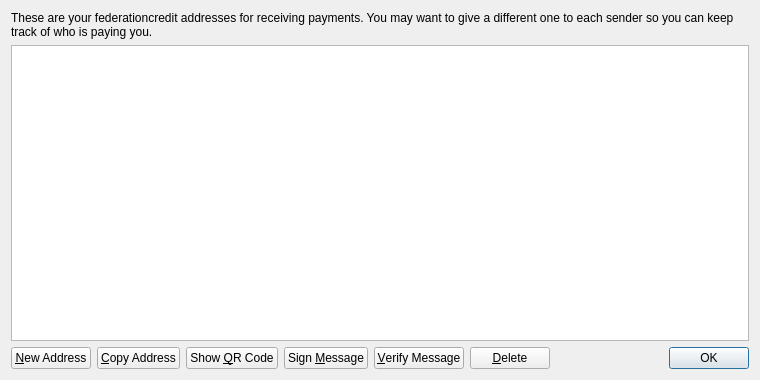
<?xml version="1.0" encoding="UTF-8"?>
<ui version="4.0">
 <class>AddressBookPage</class>
 <widget class="QWidget" name="AddressBookPage">
  <property name="geometry">
   <rect>
    <x>0</x>
    <y>0</y>
    <width>760</width>
    <height>380</height>
   </rect>
  </property>
  <property name="windowTitle">
   <string>Address Book</string>
  </property>
  <layout class="QVBoxLayout" name="verticalLayout">
   <item>
    <widget class="QLabel" name="labelExplanation">
     <property name="text">
      <string>These are your federationcredit addresses for receiving payments. You may want to give a different one to each sender so you can keep track of who is paying you.</string>
     </property>
     <property name="textFormat">
      <enum>Qt::PlainText</enum>
     </property>
     <property name="wordWrap">
      <bool>true</bool>
     </property>
    </widget>
   </item>
   <item>
    <widget class="QTableView" name="tableView">
     <property name="contextMenuPolicy">
      <enum>Qt::CustomContextMenu</enum>
     </property>
     <property name="toolTip">
      <string>Double-click to edit address or label</string>
     </property>
     <property name="tabKeyNavigation">
      <bool>false</bool>
     </property>
     <property name="alternatingRowColors">
      <bool>true</bool>
     </property>
     <property name="selectionMode">
      <enum>QAbstractItemView::SingleSelection</enum>
     </property>
     <property name="selectionBehavior">
      <enum>QAbstractItemView::SelectRows</enum>
     </property>
     <property name="sortingEnabled">
      <bool>true</bool>
     </property>
     <attribute name="verticalHeaderVisible">
      <bool>false</bool>
     </attribute>
    </widget>
   </item>
   <item>
    <layout class="QHBoxLayout" name="horizontalLayout">
     <item>
      <widget class="QPushButton" name="newAddressButton">
       <property name="toolTip">
        <string>Create a new address</string>
       </property>
       <property name="text">
        <string>&amp;New Address</string>
       </property>
       <property name="icon">
        <iconset resource="../federationcredit.qrc">
         <normaloff>:/icons/add</normaloff>:/icons/add</iconset>
       </property>
      </widget>
     </item>
     <item>
      <widget class="QPushButton" name="copyToClipboard">
       <property name="toolTip">
        <string>Copy the currently selected address to the system clipboard</string>
       </property>
       <property name="text">
        <string>&amp;Copy Address</string>
       </property>
       <property name="icon">
        <iconset resource="../federationcredit.qrc">
         <normaloff>:/icons/editcopy</normaloff>:/icons/editcopy</iconset>
       </property>
      </widget>
     </item>
     <item>
      <widget class="QPushButton" name="showQRCode">
       <property name="text">
        <string>Show &amp;QR Code</string>
       </property>
       <property name="icon">
        <iconset resource="../federationcredit.qrc">
         <normaloff>:/icons/qrcode</normaloff>:/icons/qrcode</iconset>
       </property>
      </widget>
     </item>
     <item>
      <widget class="QPushButton" name="signMessage">
       <property name="toolTip">
        <string>Sign a message to prove you own a federationcredit address</string>
       </property>
       <property name="text">
        <string>Sign &amp;Message</string>
       </property>
       <property name="icon">
        <iconset resource="../federationcredit.qrc">
         <normaloff>:/icons/edit</normaloff>:/icons/edit</iconset>
       </property>
      </widget>
     </item>
     <item>
      <widget class="QPushButton" name="verifyMessage">
       <property name="toolTip">
        <string>Verify a message to ensure it was signed with a specified federationcredit address</string>
       </property>
       <property name="text">
        <string>&amp;Verify Message</string>
       </property>
       <property name="icon">
        <iconset resource="../federationcredit.qrc">
         <normaloff>:/icons/transaction_0</normaloff>:/icons/transaction_0</iconset>
       </property>
      </widget>
     </item>
     <item>
      <widget class="QPushButton" name="deleteButton">
       <property name="toolTip">
        <string>Delete the currently selected address from the list</string>
       </property>
       <property name="text">
        <string>&amp;Delete</string>
       </property>
       <property name="icon">
        <iconset resource="../federationcredit.qrc">
         <normaloff>:/icons/remove</normaloff>:/icons/remove</iconset>
       </property>
      </widget>
     </item>
     <item>
      <spacer name="horizontalSpacer">
       <property name="orientation">
        <enum>Qt::Horizontal</enum>
       </property>
       <property name="sizeHint" stdset="0">
        <size>
         <width>40</width>
         <height>20</height>
        </size>
       </property>
      </spacer>
     </item>
     <item>
      <widget class="QDialogButtonBox" name="buttonBox">
       <property name="sizePolicy">
        <sizepolicy hsizetype="Maximum" vsizetype="Fixed">
         <horstretch>0</horstretch>
         <verstretch>0</verstretch>
        </sizepolicy>
       </property>
       <property name="standardButtons">
        <set>QDialogButtonBox::Ok</set>
       </property>
      </widget>
     </item>
    </layout>
   </item>
  </layout>
 </widget>
 <resources>
  <include location="../federationcredit.qrc"/>
 </resources>
 <connections/>
</ui>
